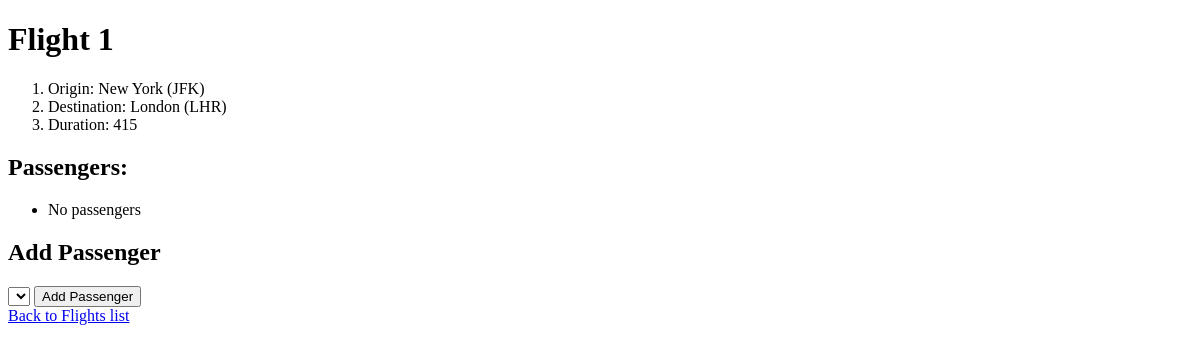
Page /flights/1 on the earlier database version.
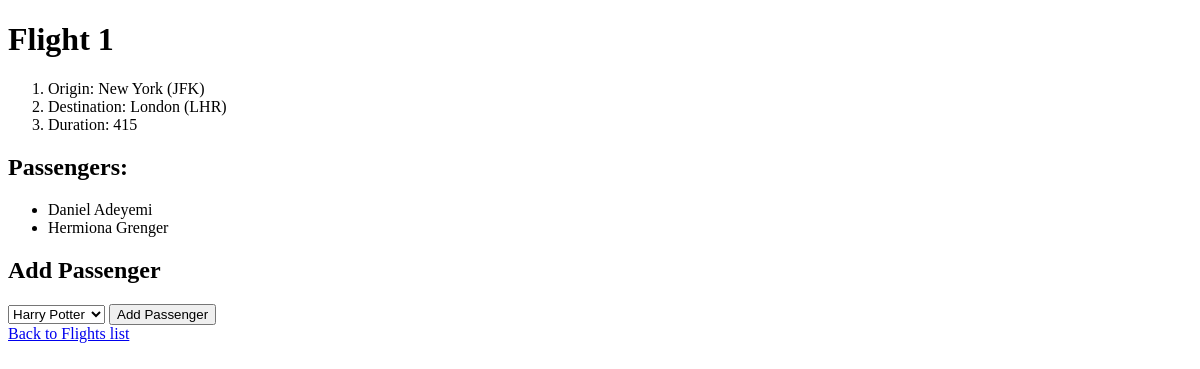
Same page on the later database version.
### flights/models.py (models this page shows, shortened)
class Flight(models.Model):
    origin = models.ForeignKey(
        Airport, on_delete=models.CASCADE, related_name="departures")
    destination = models.ForeignKey(
        Airport, on_delete=models.CASCADE, related_name="arrivals")
    duration = models.IntegerField()

class Airport(models.Model):
    code = models.CharField(max_length=3)
    city = models.CharField(max_length=64)
    def __str__(self):
        return f"{self.city} ({self.code})"

class Passenger(models.Model):
    first = models.CharField(max_length=64)
    last = models.CharField(max_length=64)
    flights = models.ManyToManyField(
        Flight, blank=True, related_name="passenger")
    def __str__(self):
        return f"{self.first} {self.last}"

### flights/views.py (the view)
# urls.py: path('<int:flight_id>', views.flight, name="flight"),
def flight(request, flight_id):
    flight = Flight.objects.get(pk=flight_id)
    return render(request, "flights/flight.html", {
        "flight": flight,
        "passengers": flight.passenger.all(),
        'non_passengers': Passenger.objects.exclude(flights=flight).all()
    })

### flights/templates/flights/flight.html (shortened to what this page needs)
{% extends "flights/layout.html" %}
{% block body %}
<h1>Flight {{ flight.id }}</h1>
<ol>
  <li>Origin: {{ flight.origin }}</li>
  <li>Destination: {{ flight.destination }}</li>
  <li>Duration: {{ flight.duration }}</li>
</ol>
<h2>Passengers: </h2>
<ul>
  {% for passenger in passengers %}
  <li>{{ passenger }}</li>
  {% empty %}
  <li>No passengers</li>
  {% endfor %}
</ul>
<h2>Add Passenger</h2>
<form action="{% url 'book' flight.id%}" method="post">
  <select name="passenger">
    {% for passenger in non_passengers %}
    <option value="{{ passenger.id }}">{{ passenger }}</option>
    {% endfor %}
  </select>
  <input type="submit" value="Add Passenger">
</form>
<a href="{% url 'index' %}">Back to Flights list</a>
{% endblock %}

### flights/templates/flights/layout.html (shortened to what this page needs)
<!DOCTYPE html>
<html lang="en">
<head>
</head>
<body>
  {% block body %}
  {% endblock %}
</body>
</html>

Differences in the rows shown:
added Passenger: first+last "Daniel Adeyemi"
added Passenger: first+last "Hermiona Grenger"
Other differences:
form field passenger: (not shown) → "Harry Potter"
text no longer shown: "No passengers"
